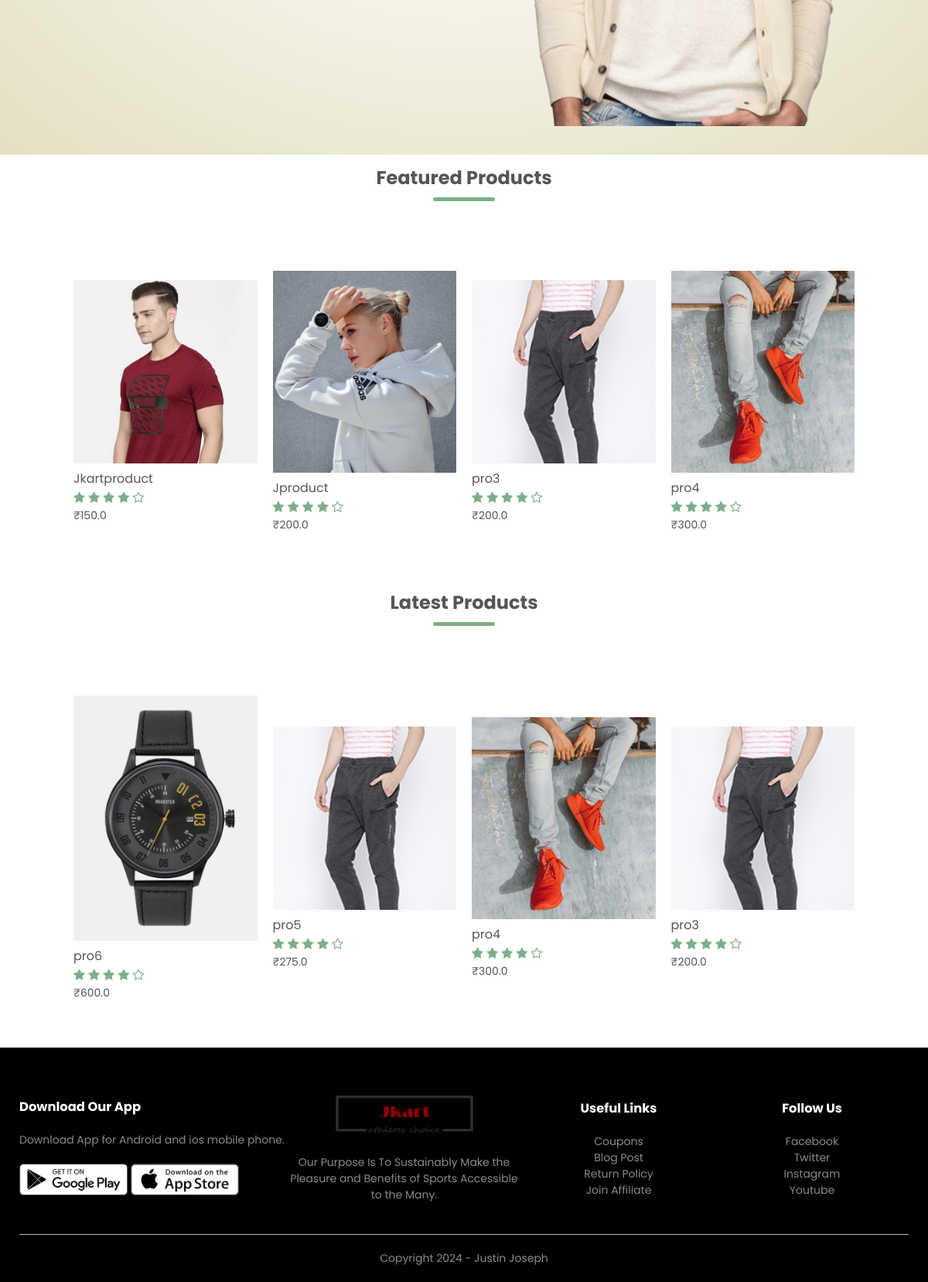
/ (lower part), run on an earlier commit of the app's database.
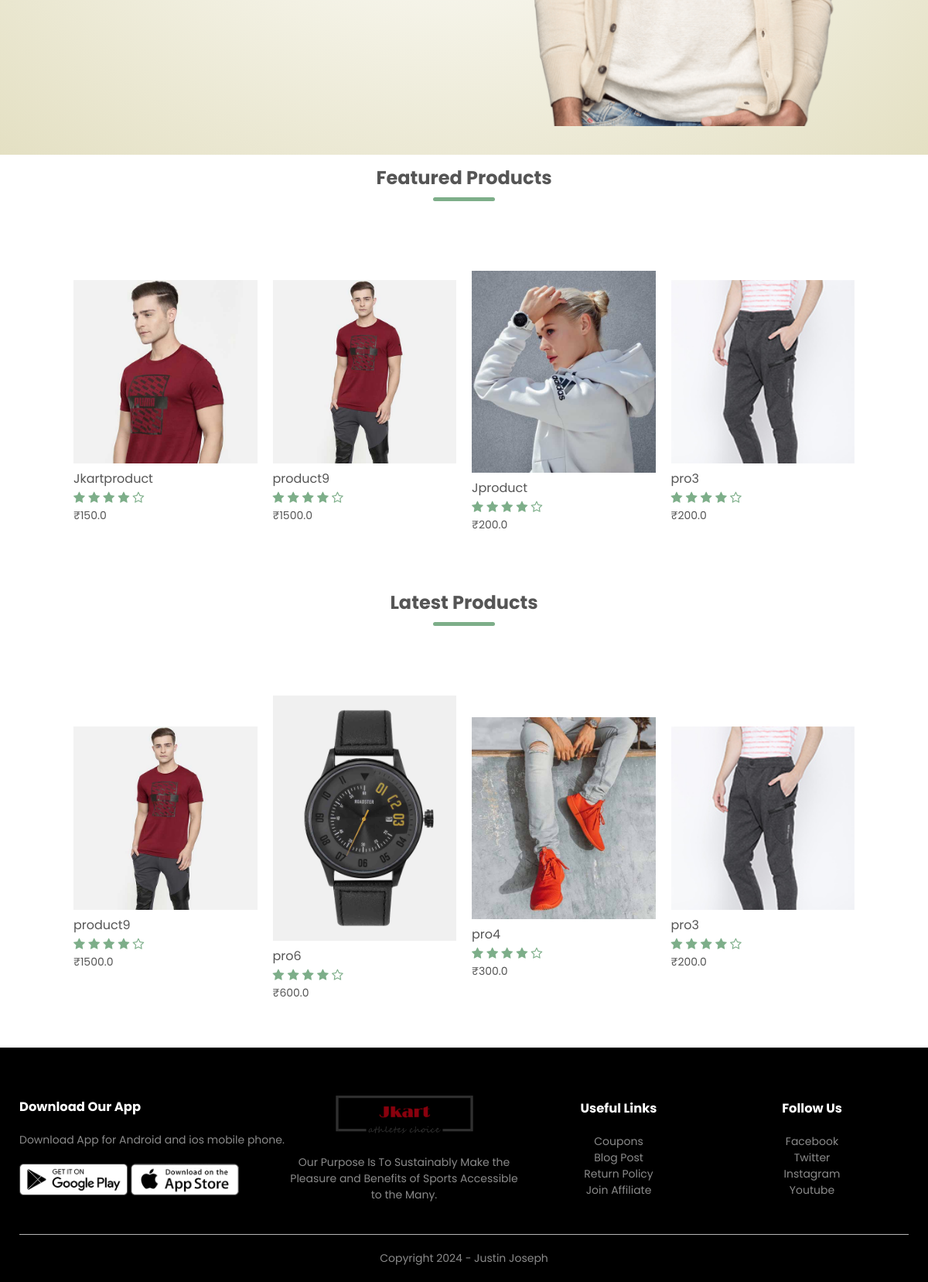
And on a later commit of the database.
### products/models.py (models this page shows, shortened)
class Products(models.Model):
    LIVE=1
    DELETE=0
    DELETE_CHOICES=((LIVE,'Live'),(DELETE,'Delete'))
    title=models.CharField(max_length=200)
    price=models.FloatField()
    description=models.TextField()
    images=models.ImageField(upload_to='media/')
    priority=models.IntegerField()
    delete_status=models.IntegerField(choices=DELETE_CHOICES,default=LIVE)
    create_at=models.DateTimeField(auto_now_add=True)
    update_at=models.DateTimeField(auto_now=True)

### products/views.py (the view)
# urls.py: path('', views.index,name='home'),
def index(request):
    featured_products=Products.objects.order_by('priority')[:4]
    latest_products=Products.objects.order_by('-id')[:4]
    context={
        'featured_products':featured_products,
        'latest_products':latest_products
    }
    return render(request,'index.html',context)

### templates/index.html
{% extends 'blank_layout.html' %}
{% block banner %}
{% include 'banner_layout.html' %}
{% endblock banner %}
{% block content %}
{% include 'homepage_content.html' %}
{% endblock content %}

### templates/homepage_content.html
{% load static %}
    <div class="small-container">
        <h2 class="title">Featured Products</h2>
        <div class="row">
            {% for product in featured_products %}
            <div class="col-4">
                <a href="{% url 'detail_product' product.id  %}"><img src="{{product.images.url}}"></a>
                 <h4>{{ product.title }}</h4>
                 <div class="rating">
                     <i class="fa fa-star"></i>
                     <i class="fa fa-star"></i>
                     <i class="fa fa-star"></i>
                     <i class="fa fa-star"></i>
                     <i class="fa fa-star-o"></i>
                 </div>
                 <p>₹{{ product.price }}</p>
             </div>
            {% endfor %}
        </div>
        <h2 class="title">Latest Products</h2>
        <div class="row">
            {% for product in latest_products %}
            <div class="col-4">
                <a href="{% url 'detail_product' product.id  %}"><img src="{{product.images.url}}"></a>
                 <h4>{{ product.title }}</h4>
                 <div class="rating">
                     <i class="fa fa-star"></i>
                     <i class="fa fa-star"></i>
                     <i class="fa fa-star"></i>
                     <i class="fa fa-star"></i>
                     <i class="fa fa-star-o"></i>
                 </div>
                 <p>₹{{ product.price }}</p>
             </div>
            {% endfor %}
        </div>
    </div>

What changed in the data, as far as the page shows it:
removed Products: images (picture), title "pro5", price "275.0", shown under "Latest Products"
no longer on one of the page's lists (row unchanged): Products: title "pro4", price "300.0"
added Products: images (picture), title "product9", price "1500.0"
